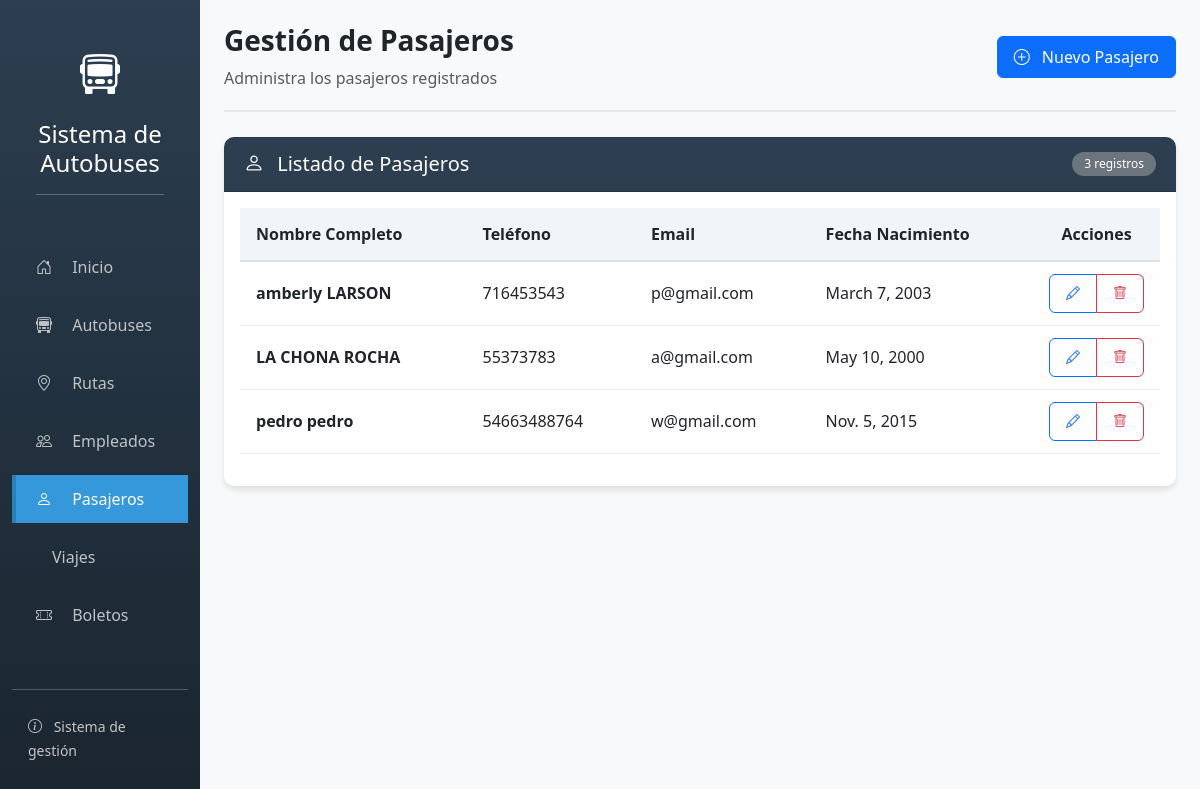
/pasajeros/, run on the app's committed database.
### app_autobuses/models.py (models this page shows, shortened)
class Pasajero(models.Model):
    nombre = models.CharField(max_length=50)
    apellido = models.CharField(max_length=50)
    telefono = models.CharField(max_length=15)
    email = models.EmailField()
    fecha_nacimiento = models.DateField()
    direccion = models.TextField()
    class Meta:
        ordering = ['apellido']

### app_autobuses/views.py (the view)
# urls.py: path('pasajeros/', views.pasajero_listar, name='pasajero_listar'),
def pasajero_listar(request):
    pasajeros = Pasajero.objects.all().order_by('apellido', 'nombre')
    return render(request, 'app_autobuses/pasajero/listar.html', {'pasajeros': pasajeros})

### app_autobuses/templates/app_autobuses/pasajero/listar.html (shortened to what this page needs)
{% extends 'base.html' %}
{% block header_title %}Gestión de Pasajeros{% endblock %}
{% block header_subtitle %}Administra los pasajeros registrados{% endblock %}
{% block header_buttons %}
<a href="{% url 'pasajero_crear' %}" class="btn btn-primary">
    <i class="bi bi-plus-circle me-2"></i> Nuevo Pasajero
</a>
{% endblock %}
{% block content %}
<div class="card">
    <div class="card-header d-flex justify-content-between align-items-center">
        <h5 class="mb-0"><i class="bi bi-person me-2"></i> Listado de Pasajeros</h5>
        <span class="badge bg-secondary">{{ pasajeros|length }} registros</span>
    </div>
    <div class="card-body">
        {% if pasajeros %}
        <div class="table-responsive">
            <table class="table table-hover">
                <thead>
                    <tr>
                        <th>Nombre Completo</th>
                        <th>Teléfono</th>
                        <th>Email</th>
                        <th>Fecha Nacimiento</th>
                        <th width="120" class="text-center">Acciones</th>
                    </tr>
                </thead>
                <tbody>
                    {% for pasajero in pasajeros %}
                    <tr>
                        <td class="fw-bold">{{ pasajero.nombre }} {{ pasajero.apellido }}</td>
                        <td>{{ pasajero.telefono }}</td>
                        <td>{{ pasajero.email }}</td>
                        <td>{{ pasajero.fecha_nacimiento }}</td>
                        <td class="text-center">
                            <div class="btn-group btn-group-sm" role="group">
                                <a href="{% url 'pasajero_editar' pasajero.id %}"
                                   class="btn btn-outline-primary"
                                   data-bs-toggle="tooltip"
                                   title="Editar">
                                    <i class="bi bi-pencil"></i>
                                </a>
                                <a href="{% url 'pasajero_eliminar' pasajero.id %}"
                                   class="btn btn-outline-danger"
                                   data-bs-toggle="tooltip"
                                   title="Eliminar">
                                    <i class="bi bi-trash"></i>
                                </a>
                            </div>
                        </td>
                    </tr>
                    {% endfor %}
                </tbody>
            </table>
        </div>
        {% endif %}
    </div>
</div>
{% endblock %}

### app_autobuses/templates/base.html (style rules this page uses)
body { background-color: #f8f9fa; font-family: 'Segoe UI', Tahoma, Geneva, Verdana, sans-serif; }
.card { border: none; border-radius: 10px; box-shadow: 0 4px 6px rgba(0,0,0,0.1); margin-bottom: 25px; }
.card-header { background-color: #2c3e50; color: white; border-radius: 10px 10px 0 0 !important; padding: 15px 20px; font-weight: 600; }
.table th { background-color: #f1f5f9; font-weight: 600; padding: 14px 16px; border-bottom: 2px solid #dee2e6; }
.table td { padding: 12px 16px; vertical-align: middle; border-color: #edf2f7; }
.btn { padding: 8px 16px; border-radius: 6px; font-weight: 500; transition: all 0.3s; }
.badge { padding: 6px 12px; border-radius: 20px; font-weight: 500; }

### data on the page
Pasajero: nombre "amberly", apellido "LARSON", telefono "716453543", email "p@gmail.com", fecha_nacimiento "March 7, 2003"
Pasajero: nombre "LA CHONA", apellido "ROCHA", telefono "55373783", email "a@gmail.com", fecha_nacimiento "May 10, 2000"
Pasajero: nombre "pedro", apellido "pedro", telefono "54663488764", email "w@gmail.com", fecha_nacimiento "Nov. 5, 2015"

### other printed values
{{ pasajeros|length }} "3"
